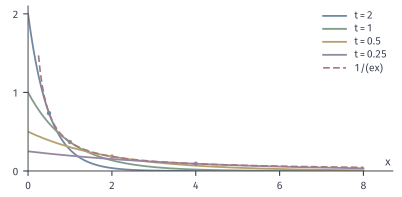

Here is the Python script that generated this plot:
from pathlib import Path
import sys
ROOT = next(p for p in Path(__file__).resolve().parents if (p/"build.sh").is_file() and (p/"tex/book.tex").is_file())
sys.path.insert(0, str(ROOT/"figures/00-shared/mathematical-preliminaries-upper/00-shared/comprehension-figures"))
from support import figure, save, BLUE, GREEN, YELLOW, RED, PURPLE, INK, MUTED, GRID, BLUE_FILL, GREEN_FILL, YELLOW_FILL, RED_FILL, PURPLE_FILL
import numpy as np
from matplotlib.patches import Rectangle

def labels(fig, axes, y=.03):
    for ax, s in zip(axes, ['(a)', '(b)', '(c)']):
        p = ax.get_position(); fig.text((p.x0+p.x1)/2, y, s, ha='center', va='bottom')

# f(x,t)=t exp(-t x), t=2,1,.5,.25; envelope 1/(e x), touched at x=1/t.
fig, ax = figure(width_mm=102, height_mm=50)
fig.set_layout_engine(None)
fig.subplots_adjust(left=.07, right=.98, top=.97, bottom=.13)
x = np.linspace(0, 8, 900)
for t, c in ((2, BLUE), (1, GREEN), (.5, YELLOW), (.25, PURPLE)):
    ax.plot(x, t*np.exp(-t*x), color=c, lw=1.3, label=f'$t={t:g}$')
    ax.plot([1/t], [t*np.exp(-1)], 'o', ms=3.2, color=c, mew=0)
u = np.linspace(.25, 8, 500); ax.plot(u, 1/(np.e*u), color=RED, lw=1.2, dashes=(4, 2), label='$1/(ex)$')
ax.legend(loc='upper right', handlelength=2.2, borderaxespad=.1, labelspacing=.25)
ax.set_xlim(0, 8.7); ax.set_ylim(0, 2.1); ax.set_xticks([0, 2, 4, 6, 8]); ax.set_yticks([0, 1, 2]); ax.text(8.65, .1, '$x$', ha='right', va='center', color=INK)
save(fig, Path(__file__).resolve().parent, 'figure', {'formula': 'f=t exp(-t x), t in {2,1,.5,.25}; envelope 1/(e x), attained at t=1/x'})
